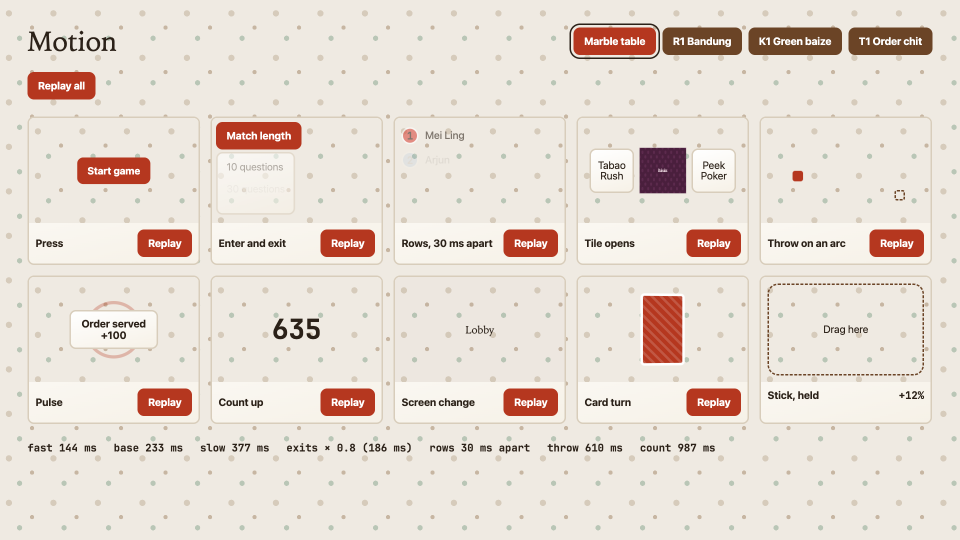
#> input picture uat/evidence/F-06-design-tokens/frames/console-0.125.png, 1920 x 1080 px, given in place of console-0.png, which was not available (shown at 1/2 size)
$ python strips.py
#> lines starting #> are read from the running program, lines starting #| are printed output that depends on the picture
"""Cuts each motion sample out of the held frames and lays its nine frames side by side
(start on the left, end on the right; an eighth of the motion between frames). Samples are
stacked into two sheets per theme. Needs Pillow. Run capture.sh first; frames/ is not kept."""
from pathlib import Path
from PIL import Image

HERE = Path(__file__).parent
STEPS = ["0", "0.125", "0.25", "0.375", "0.5", "0.625", "0.75", "0.875", "1"]
NAMES = ["press", "enter", "rows", "tile-opens", "arc", "pulse", "count-up", "screen-change", "card-turn"]
SHEETS = {"a": NAMES[:5], "b": NAMES[5:]}
CELL, GAP, STAGE_W, STAGE_H = 345, 21, 339, 210
TOP = 55 + 55 + 34 + 55 + 34          # safe margin, heading, gap, replay row, gap
ROW = 3 + STAGE_H + 13 + 55 + 13 + 3  # edge, stage, body, edge

for theme in ("console", "peek-poker"):
    frames = [Image.open(HERE / "frames" / f"{theme}-{step}.png") for step in STEPS]
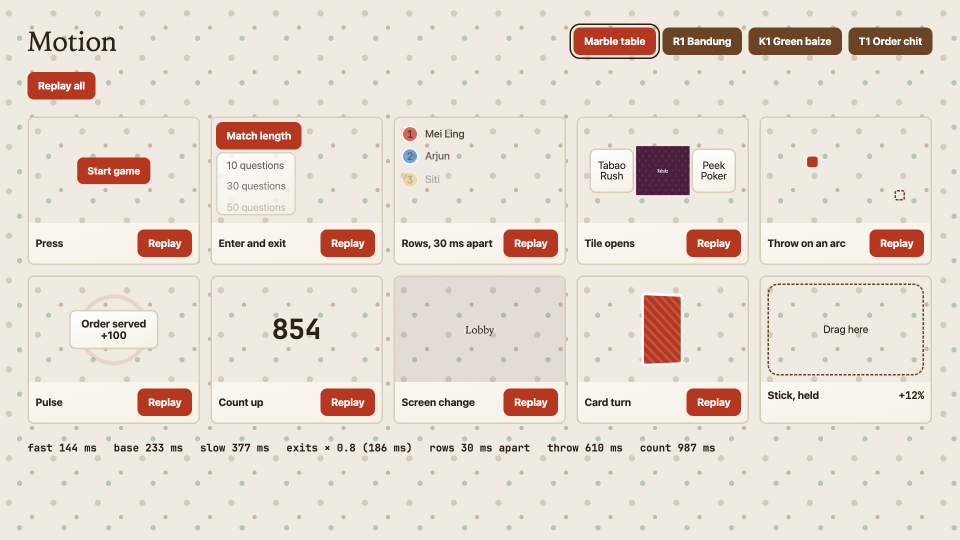
#> input picture uat/evidence/F-06-design-tokens/frames/console-0.25.png, 1920 x 1080 px (shown at 1/2 size)
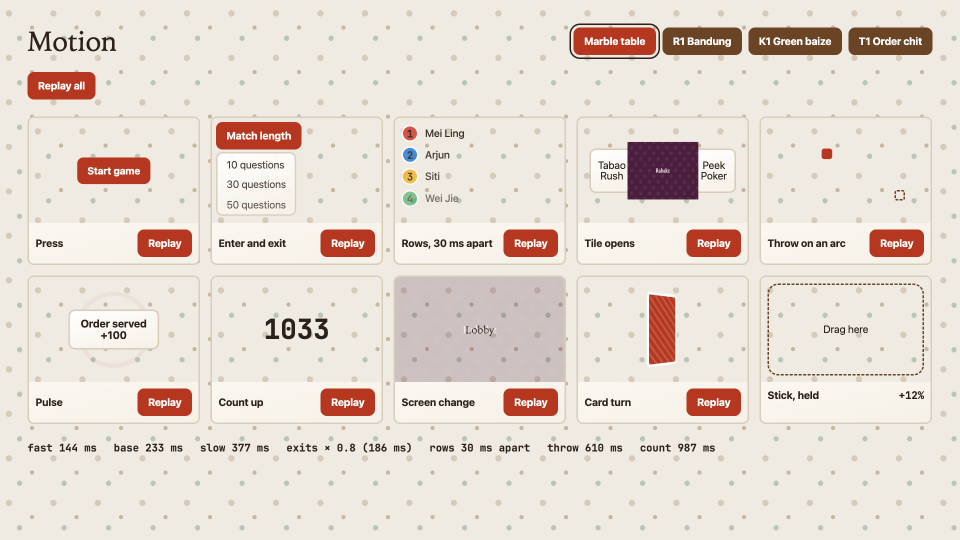
#> input picture uat/evidence/F-06-design-tokens/frames/console-0.375.png, 1920 x 1080 px (shown at 1/2 size)
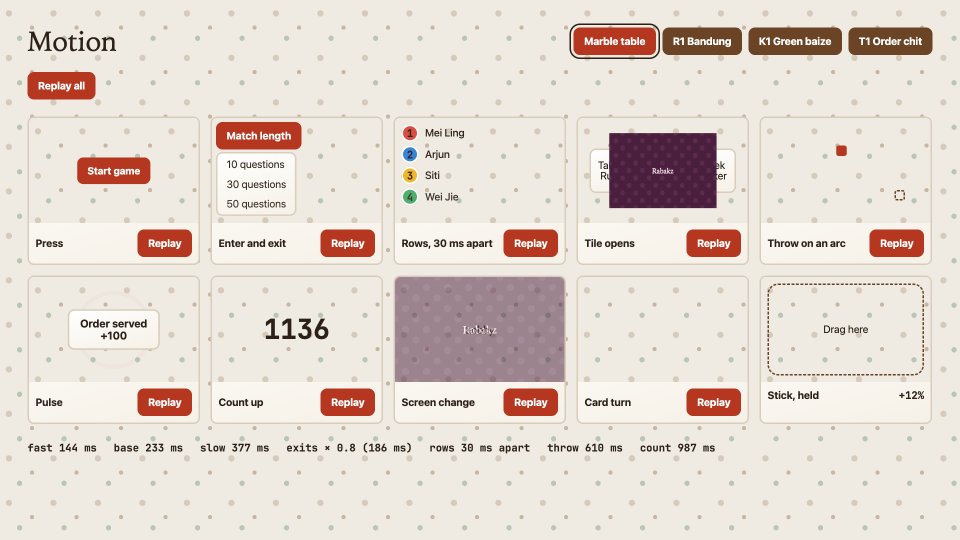
#> input picture uat/evidence/F-06-design-tokens/frames/console-0.5.png, 1920 x 1080 px (shown at 1/2 size)
#> (the run stopped early here; a loop or call above may not have finished)
